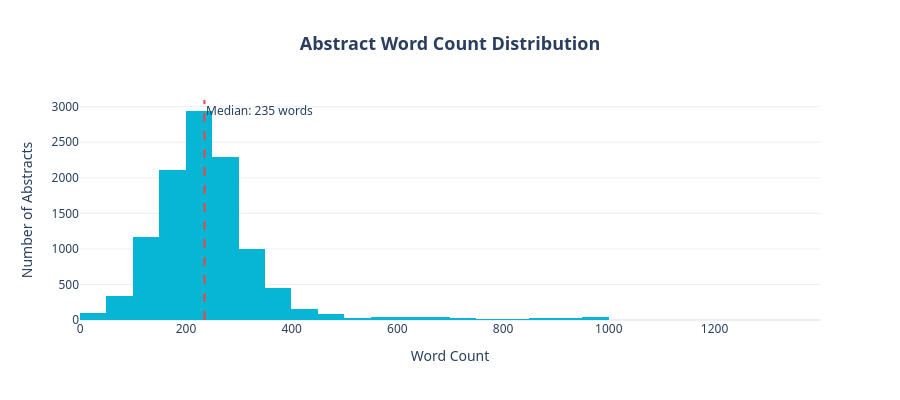

Notebook source saved alongside this figure:
### Code cell
# ══════════════════════════════════════════════════════════════════════════════
#  ABSTRACT LENGTH DISTRIBUTION
# ══════════════════════════════════════════════════════════════════════════════

# Calculate abstract lengths
abstracts_with_text = abstracts[abstracts['has_abstract']].copy()
abstracts_with_text['abstract_length'] = abstracts_with_text['abstract'].str.len()
abstracts_with_text['word_count'] = abstracts_with_text['abstract'].str.split().str.len()

fig = px.histogram(
    abstracts_with_text,
    x='word_count',
    nbins=50,
    title='<b>Abstract Word Count Distribution</b>',
    labels={'word_count': 'Word Count', 'count': 'Number of Abstracts'},
    template=template,
    color_discrete_sequence=[COLORS['info']]
)

median_words = abstracts_with_text['word_count'].median()
fig.add_vline(x=median_words, line_dash='dash', line_color=COLORS['danger'],
              annotation_text=f'Median: {median_words:.0f} words')

fig.update_layout(
    height=400,
    font_family='Segoe UI, sans-serif',
    title_font_size=18,
    title_x=0.5,
    yaxis_title='Number of Abstracts',
    plot_bgcolor='rgba(0,0,0,0)',
)

fig.show()

### Figure 1 — Plotly figure (JSON) as saved in the notebook; plotly's stock layout.template omitted (floating-point values rounded to 4 significant figures; data arrays with more than 128 entries replaced by an {"elided": "..."} marker saying what was removed)
{"data": [{"alignmentgroup": "True", "bingroup": "x", "hovertemplate": "Word Count=%{x}<br>count=%{y}<extra></extra>", "legendgroup": "", "marker": {"color": "#06B6D4", "pattern": {"shape": ""}}, "name": "", "nbinsx": 50, "offsetgroup": "", "orientation": "v", "showlegend": false, "type": "histogram", "x": {"elided": "10945 int values"}, "xaxis": "x", "yaxis": "y"}], "layout": {"annotations": [{"showarrow": false, "text": "Median: 235 words", "x": 235, "xanchor": "left", "xref": "x", "y": 1, "yanchor": "top", "yref": "y domain"}], "barmode": "relative", "font": {"family": "Segoe UI, sans-serif"}, "height": 400, "legend": {"tracegroupgap": 0}, "plot_bgcolor": "rgba(0,0,0,0)", "shapes": [{"line": {"color": "#EF4444", "dash": "dash"}, "type": "line", "x0": 235, "x1": 235, "xref": "x", "y0": 0, "y1": 1, "yref": "y domain"}], "title": {"font": {"size": 18}, "text": "<b>Abstract Word Count Distribution</b>", "x": 0.5}, "xaxis": {"anchor": "y", "domain": [0, 1], "title": {"text": "Word Count"}}, "yaxis": {"anchor": "x", "domain": [0, 1], "title": {"text": "Number of Abstracts"}}}}
